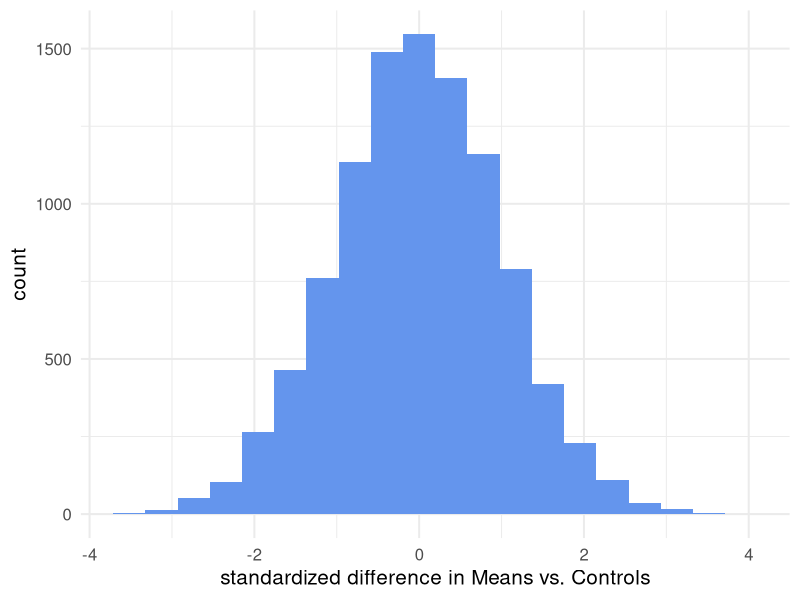
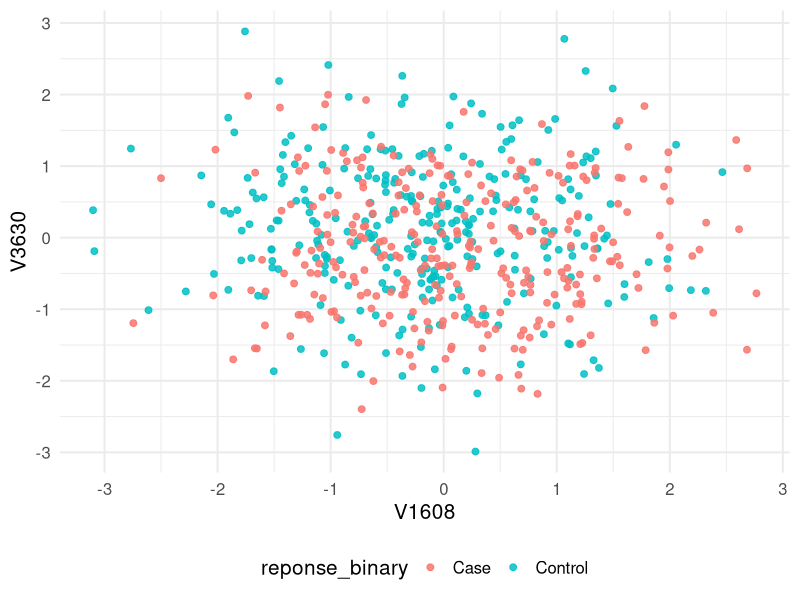
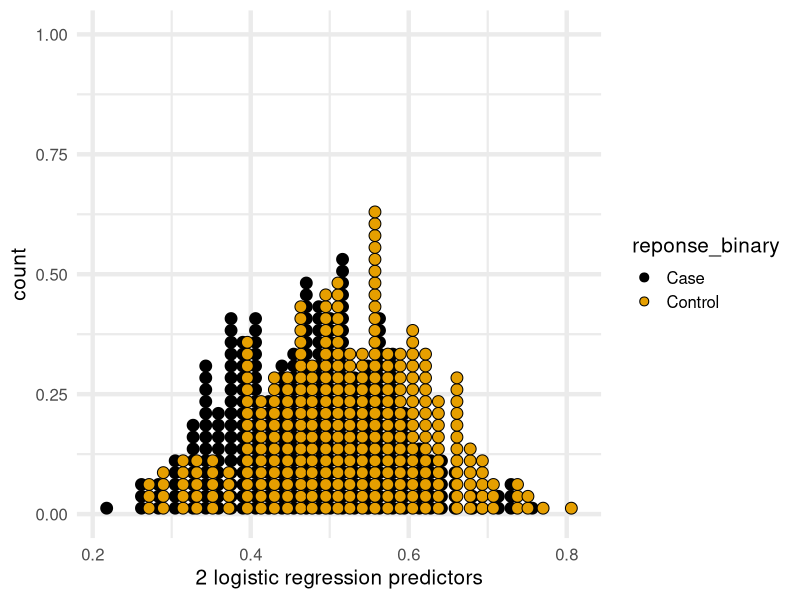
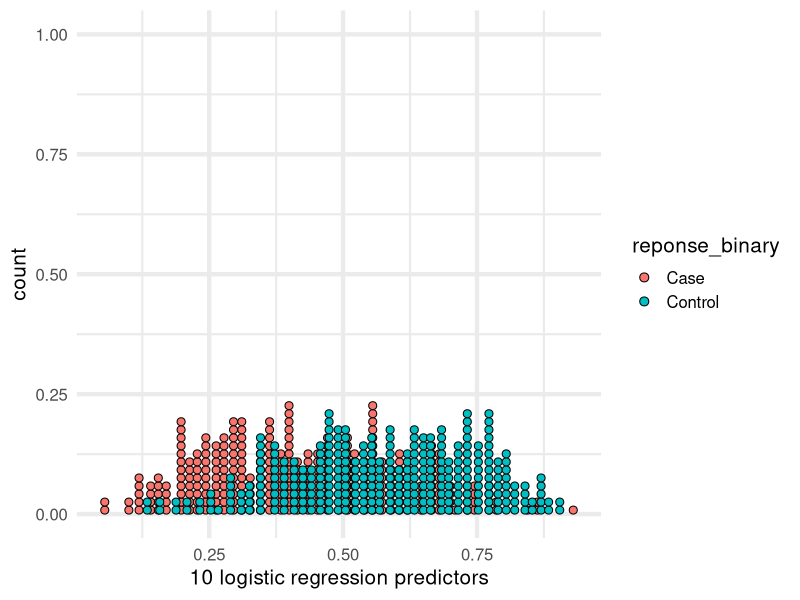
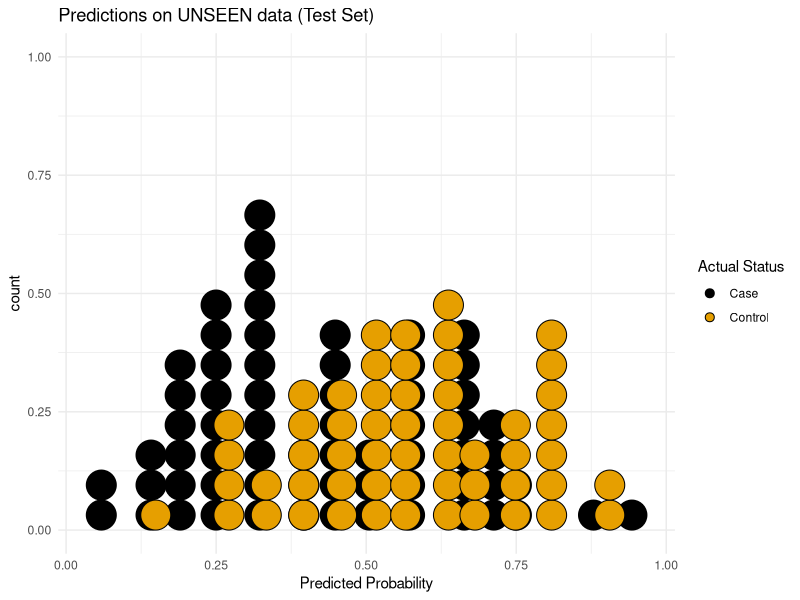

Source code (R) for these figures, in order: (Note: this script raises an error after producing the figures.)
## ---- chunk 1
library(tidyverse)
library(ggthemes)
library(knitr)
theme_set(theme_minimal(base_size = 15, base_line_size = 1.5))

set.seed(42)
n_ind <- 300  # How many individuals in each class
n_features <- 10^4 # How many spurious features ( aka predictors)

fake_features <- rnorm(n = 2*n_ind*n_features) # 2*n_ind in total * n_features
fake_df <- as_tibble(matrix(data = fake_features, ncol = n_features))
dim(fake_df)
rm(fake_features) # not needed --> cleanup

reponse_binary <- as.factor(c(rep("Control", n_ind), rep("Case", n_ind)))
reponse_score <- rnorm(n = 2*n_ind, mean = 10, sd = 2)
length(reponse_score)
pseudo_df  <- tibble(reponse_binary, fake_df)

pseudo_df %>% select(1:6) %>% head() %>% kable("pandoc", digits = 2)

## ---- chunk 2
df_longer <- pivot_longer(data = pseudo_df,
                          cols =2:(n_features+1),names_to = "Feature")
dim(df_longer)
names(df_longer) <-c("response", "Feature", "log10_gene_expr")
head(df_longer) %>% knitr::kable(digits = 2)
## ---- chunk 3
stats_byFeature_by_treatment <-df_longer %>%
  group_by(Feature,response) %>%
  summarize(n_obs = n(),   # just a check sample size
            mean = mean(log10_gene_expr),
            var = var(log10_gene_expr))

head(stats_byFeature_by_treatment) %>% knitr::kable(digits = 2)
## ---- chunk 4
summary_features <-pivot_wider(data = stats_byFeature_by_treatment, 
            names_from = response, 
            values_from = c("n_obs","mean", "var"))

head(summary_features) %>% knitr::kable(digits = 2)

## ---- chunk 5
summary_features  <- summary_features %>%
  mutate(mean_diff = mean_Case - mean_Control) %>%
  mutate(se_diff = sqrt( (var_Case/n_obs_Case) +(var_Control/n_obs_Control)) ) %>%
  mutate(t_welch = mean_diff / se_diff) %>%
  arrange(-abs(t_welch)) %>%
  {.}

knitr::kable(summary_features[1:10, c(1,8,10)], col.names = c("gene", "Obs_diff", "t_obs"))

## ---- chunk 6
ggplot(data = summary_features, aes(x=t_welch))+ 
  geom_histogram(bins = 20, fill="cornflowerblue")+  # <--my kind of blue :)
  xlab("standardized difference in Means vs. Controls")+
  theme_minimal(base_size = 15)+
  NULL


## ---- chunk 7
pseudo_df <- pseudo_df %>%
  mutate(logistic01 = ifelse(reponse_binary == "Case", 0, 1))
 
table(pseudo_df$logistic01)

ggplot(pseudo_df, aes(x=V1608, y = V3630, color = reponse_binary)) +
  geom_point(size=2, alpha=0.85)+
  theme_minimal(base_size = 15)+
  theme(legend.position = "bottom")+
  NULL

## ---- chunk 8


m1 <- glm(data = pseudo_df, formula = logistic01 ~ V1608 + V3630 ,  family = "binomial" )
m0 <- glm(data = pseudo_df, formula = logistic01 ~ 1,  family = "binomial" )
(1 - m1$deviance/m0$deviance)

pseudo_df$magic <-m1$fitted.values
ggplot(data = pseudo_df, aes(x=magic, fill = reponse_binary)) + 
  geom_dotplot(binwidth = 0.0150)+ 
  scale_fill_colorblind()+
  xlab("2 logistic regression predictors") +
  NULL


## ---- chunk 9
m1 <- glm(data = pseudo_df, formula = logistic01 ~ V1608 + V3630 + V2976 + V5864 + V1709 + V1777 + V148 + V9460 + V287 + V7702 ,  family = "binomial" )
m0 <- glm(data = pseudo_df, formula = logistic01 ~ 1,  family = "binomial" )
(1 - m1$deviance/m0$deviance)
#pseudo_df$reponse_binary <- factor(pseudo_df$reponse_binary, levels = c("Control", "Case"))
pseudo_df$magic <-m1$fitted.values
ggplot(data = pseudo_df, aes(x=magic, fill = reponse_binary)) + 
  geom_dotplot(binwidth = 0.0150)+ 
  xlab("10 logistic regression predictors") +
  NULL
## ---- chunk 10
# Splitting the data: 80% for training, 20% for testing
set.seed(123)
train_idx <- sample(1:nrow(pseudo_df), size = 0.8 * nrow(pseudo_df))
train_data <- pseudo_df[train_idx, ]
test_data  <- pseudo_df[-train_idx, ]

# Training the model ONLY using the training data
m_train <- glm(data = train_data, 
               formula = logistic01 ~ V1608 + V3630 + V2976 + V5864 + V1709 + V1777 + V148 + V9460 + V287 + V7702, 
               family = "binomial")

# Prediction outcomes for the TEST data
test_predictions <- predict(m_train, newdata = test_data, type = "response")

# Plot the TEST results
test_results <- tibble(prob = test_predictions, real = test_data$reponse_binary)

ggplot(test_results, aes(x = prob, fill = real)) +
  geom_dotplot(binwidth = 0.05) +
  scale_fill_colorblind() +
  labs(title = "Predictions on UNSEEN data (Test Set)", 
       x = "Predicted Probability", 
       fill = "Actual Status") +
  theme_minimal()
## ---- chunk 11
library(tidyverse)
getwd()
tcgadf <- read_rds("datasets/TCGA_cancer_classification/miniTCGA.3349x4006.rds") 

dim(tcgadf) # check this should be 3349 4007
names(tcgadf)[1:30]

tcgadf %>%
  group_by(response) %>%
  summarise(observations=n()) %>%
  knitr::kable()


tcgadf <- tcgadf %>%
  mutate(sampletype=response, 
         response=ifelse(test= response=="Tumor", yes = 1, no = 0 ))

tcgadf %>%
  group_by(response) %>%
  summarise(observations=n()) %>%
  knitr::kable()


## ---- chunk 12
tcgadf_no_na <- subset(tcgadf, !is.na(tissue))

tcgadf_clean <- tcgadf_no_na %>%
  mutate(sample_type = case_when(
    response == 0 ~ "Normal",
    response == 1 ~ "Tumor"
  ))

ggplot(tcgadf_clean, aes(x = tissue, y = pc1, fill = sample_type)) +
  geom_boxplot()+
  scale_fill_manual(values = c("Normal" = "green", "Tumor" = "red")) +
  labs(title = "PC1 by tissue")

ggplot(tcgadf_clean, aes(x = tissue, y = pc2, fill = sample_type)) +
  geom_boxplot()+
  scale_fill_manual(values = c("Normal" = "green", "Tumor" = "red")) +
  labs(title = "PC1 by tissue")
## ---- chunk 13
# 1. Create the training set by removing rows with unknown SampleType
training_set <- tcgadf_clean %>%
  filter(!is.na(sample_type))

# 2. Check how many samples we have left
nrow(training_set)

# 3. See the distribution of Normal vs Tumor
table(training_set$sample_type)
## ---- chunk 14
library(tidyr)
library(dplyr)

long_data <- training_set %>%
  pivot_longer(
    cols = -any_of(c("rowid", "response", "tissue", "pc1", "pc2", "pc3", "sample_type", "sampletype")), 
    names_to = "gene",
    values_to = "expression"
  )

summary_overall <- long_data %>%
  group_by(gene) %>%
  summarise(
    n_obs_Case = sum(response == 1, na.rm = TRUE),
    n_obs_Control = sum(response == 0, na.rm = TRUE),
    mean_Case = mean(expression[response == 1], na.rm = TRUE),
    mean_Control = mean(expression[response == 0], na.rm = TRUE),
    var_Case = var(expression[response == 1], na.rm = TRUE),
    var_Control = var(expression[response == 0], na.rm = TRUE)
  ) %>%
  mutate(mean_diff = mean_Case - mean_Control) %>%
  mutate(se_diff = sqrt( (var_Case/n_obs_Case) + (var_Control/n_obs_Control) )) %>%
  mutate(t_welch = mean_diff / se_diff) %>%
  arrange(desc(abs(t_welch))) # Ordena por el valor absoluto de t_welch

knitr::kable(summary_overall[1:10, c("gene", "mean_diff", "t_welch")], 
             col.names = c("Gene", "Obs_diff", "t_obs"))
